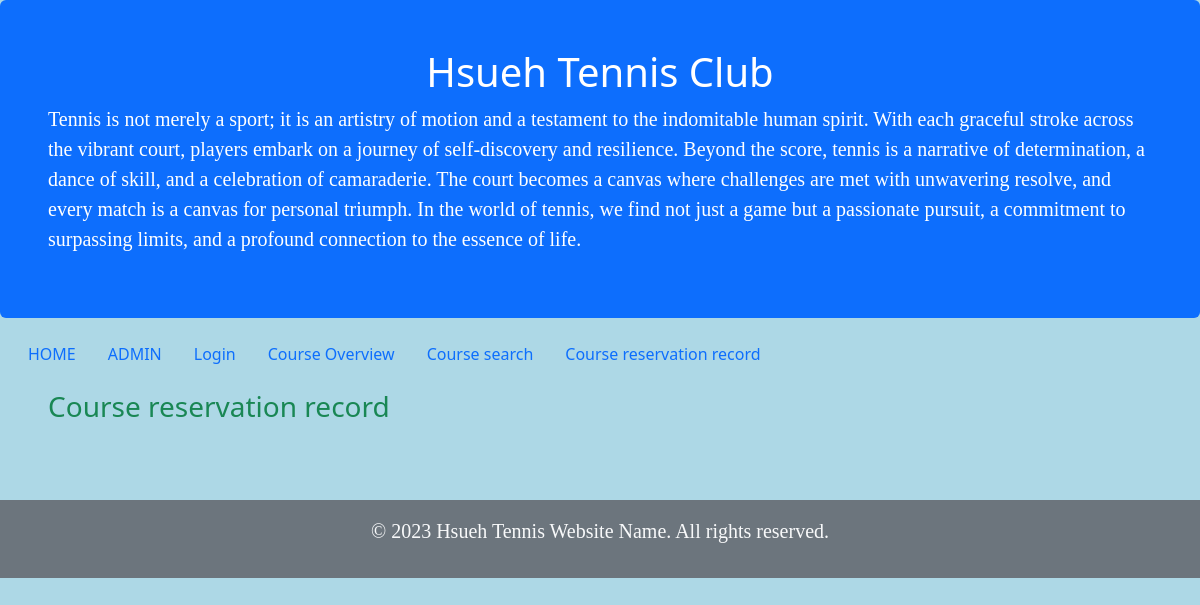
Before: /Course_reservation/Cancel_Course/ (signed in) with the older database file.
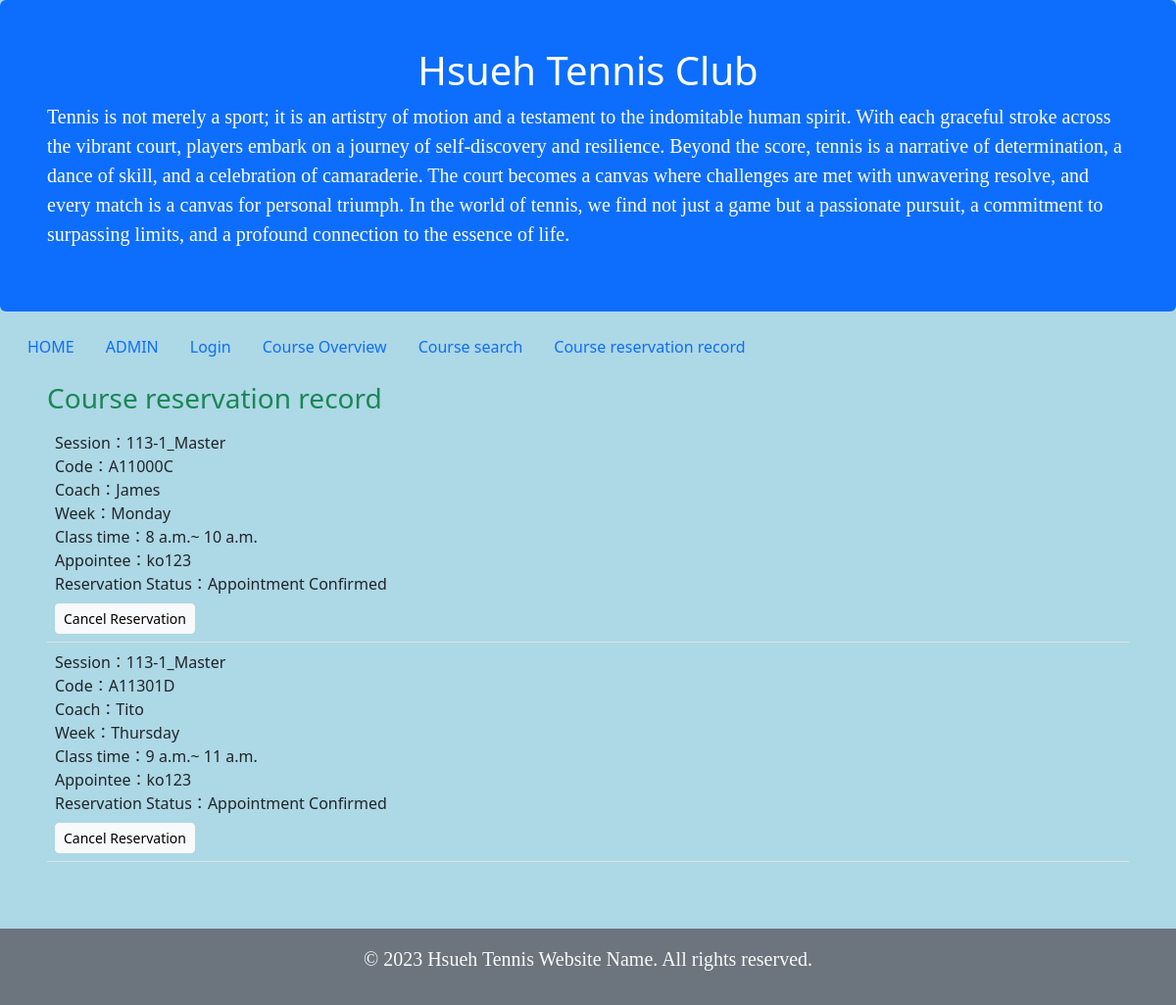
After: the same page with the newer database file.
### Course_reservation/models.py (models this page shows)
class Course_reservation_history(models.Model):
    Period = models.CharField(max_length=255,null=True,help_text="期別")
    Course_code = models.CharField(max_length=255,null=True,help_text="課程代碼")
    Coach_name= models.CharField(max_length=255,null=True,help_text="教練名子")
    Student_id = models.CharField(max_length=255,null=True,help_text="學生帳號")
    Create_time = models.DateTimeField(auto_now_add=True,help_text="建立時間")
    class_time_start=models.TimeField(null=True)
    class_time_end=models.TimeField(null=True)
    week_choices = [
        ('Monday', 'Monday'),
        ('Tuesday', 'Tuesday'),
        ('Wednesday', 'Wednesday'),
        ('Thursday', 'Thursday'),
        ('Friday', 'Friday'),
    ]
    week = models.CharField(max_length=10, choices=week_choices, default='')
    State =models.CharField(max_length=255,null=True,help_text="預約狀態，完成預約、已取消")

### Course_reservation/views.py (the view, shortened to what this page needs)
# urls.py: path('Cancel_Course/', views.Cancel_Course, name='Cancel_Course'),
def Cancel_Course(request):
    template = loader.get_template('Reservation.html')
    data = {}
    cancel = False
    try:
        code = request.GET.get('code')
        try:
            cancel = request.GET.get('cancel')
        except:
            pass
        print(cancel)
        CourseData = Course_reservation.objects.filter(Course_code=code).first()
        haveReservation = Course_reservation_history.objects.filter(Student_id=request.user, Course_code=code).exists()
        historyData = Course_reservation_history.objects.filter(Student_id=request.user, Course_code=code).first()
        if historyData.State == "Appointment Confirmed":
            historyData.State = "Cancelled"
            historyData.save()
            CourseData.Current_number_applicants = CourseData.Current_number_applicants - 1
            CourseData.save()
        reservationData = Course_reservation_history.objects.filter(Student_id=request.user,
                                                                    State="Appointment Confirmed")
        context = {
            "Course": reservationData,
        }
        return HttpResponse(template.render(context))
    except:
        reservationData = Course_reservation_history.objects.filter(Student_id=request.user,
                                                                    State="Appointment Confirmed")
        context = {
            "Course": reservationData,
        }
        return HttpResponse(template.render(context))

### Course_reservation/templates/Reservation.html (shortened to what this page needs)
{% extends "master.html" %}
{% block content %}
    <div class="container-fluid p-5 pt-3">
        <h3 id="Course reservation record" class="text-success">Course reservation record</h3>
        <td width="10%" class="p-0">
            <table class="table">
                {% for Course_reservation in Course %}
                    <tr>
                        <td>
                            Session：{{ Course_reservation.Period }}<br>
                            Code：{{ Course_reservation.Course_code }}<br>
                            Coach：{{ Course_reservation.Coach_name }}<br>
                            Week：{{ Course_reservation.week}}<br>
                            Class time：{{ Course_reservation.class_time_start }}~
                            {{ Course_reservation.class_time_end }}<br>
                            Appointee：{{ Course_reservation.Student_id }}<br>
                            Reservation Status：{{ Course_reservation.State }}<br>
                            <a id="{{ Course_reservation.Course_code }}_Course_Reservation" class="mt-2 btn btn-light btn-sm px-2 gap-3"
                               href="/Course_reservation/Cancel_Course?code={{ Course_reservation.Course_code }}&cancel=True&">Cancel Reservation</a>
                        </td>
                    </tr>
                {% endfor %}
            </table>
        </td>
    </div>
{% endblock %}

Changed rows visible on the page:
now on this page (row edited): Course_reservation_history: Period "113-1_Master", Course_code "A11000C", Coach_name "James", week "Monday", class_time_start "8 a.m.", class_time_end "10 a.m.", Student_id "ko123", State "Appointment Confirmed"
now on this page (row edited): Course_reservation_history: Period "113-1_Master", Course_code "A11301D", Coach_name "Tito", week "Thursday", class_time_start "9 a.m.", class_time_end "11 a.m.", Student_id "ko123", State "Appointment Confirmed"
